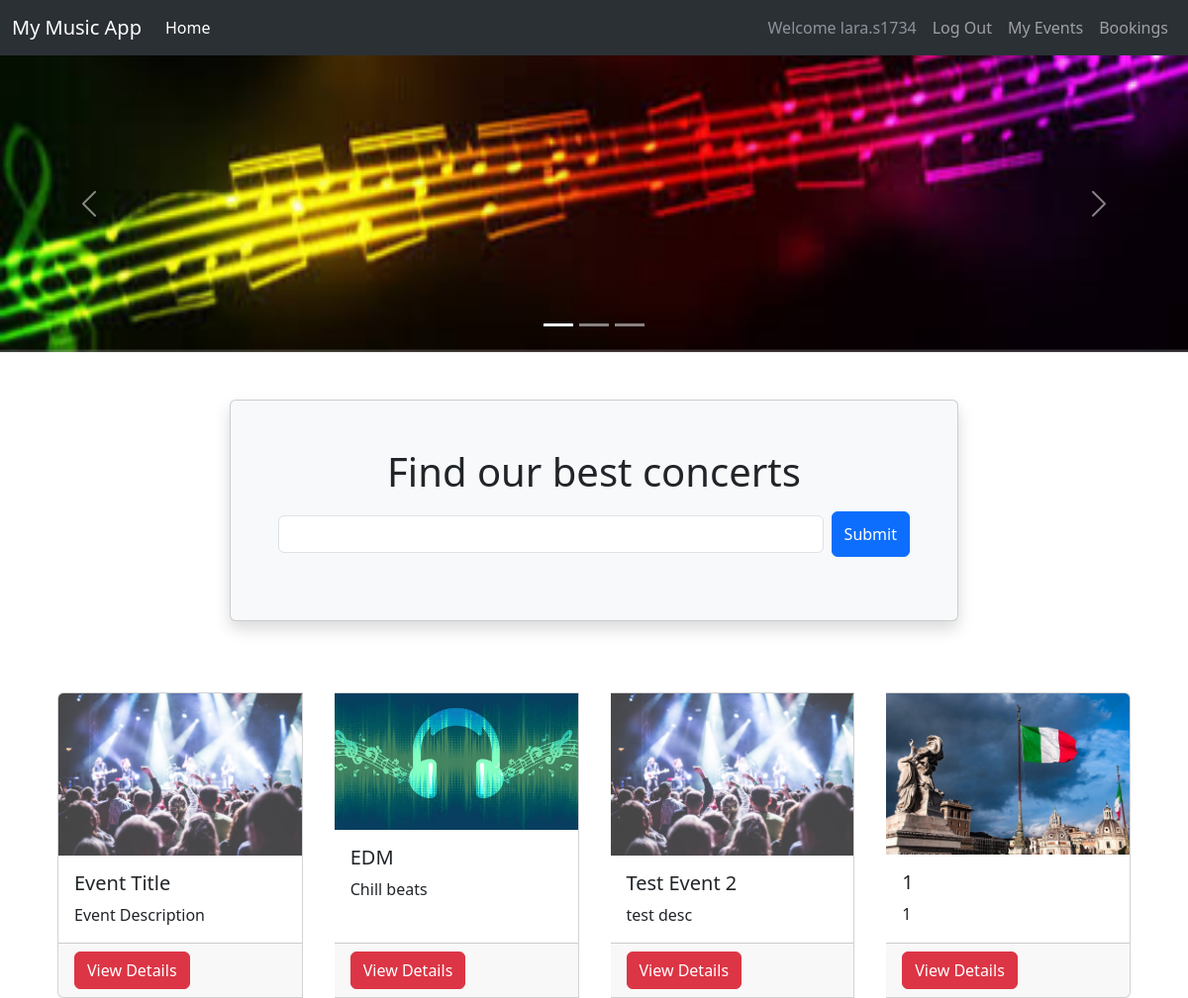
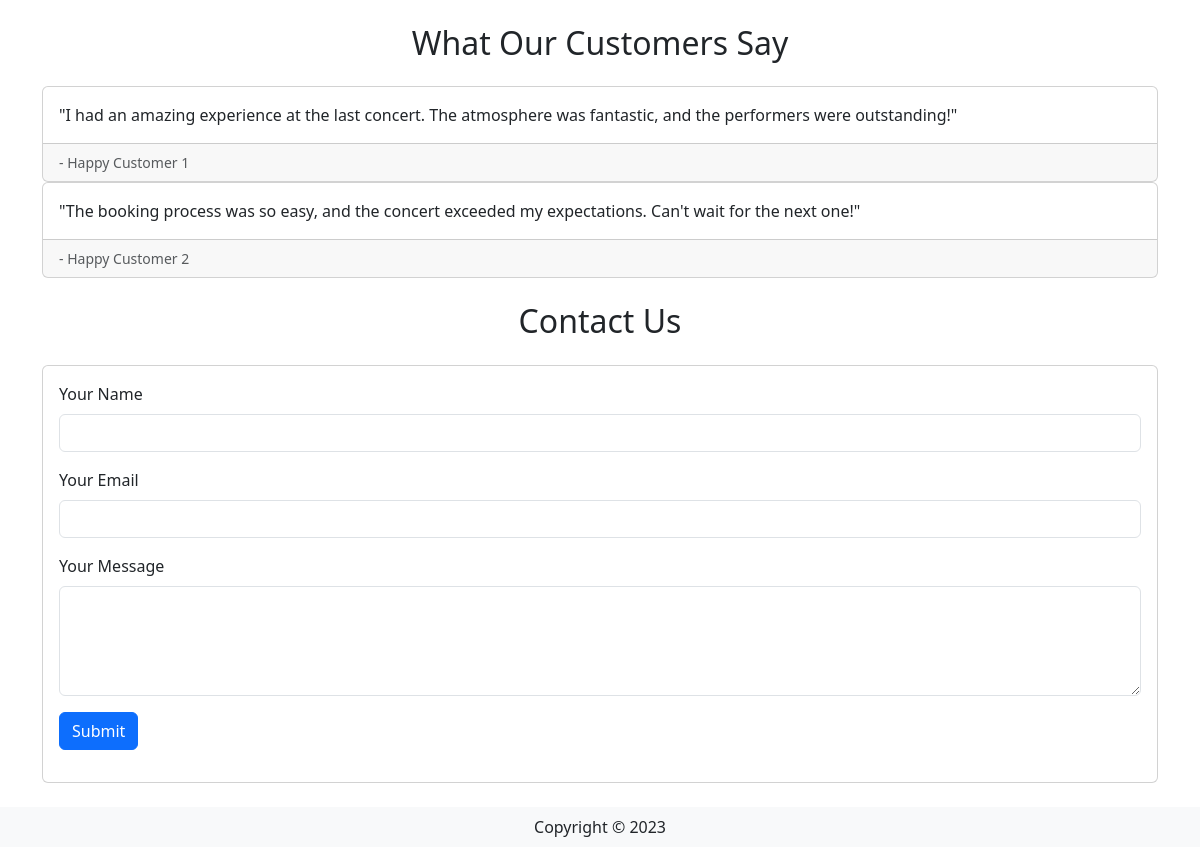
Screenshot of / (signed in) with the database file from the repository (2 pictures, top to bottom).
### website/models.py (models this page shows, shortened)
class User(db.Model,UserMixin):
    __tablename__ = 'User' # good practice to specify table name
    id = db.Column(db.Integer, primary_key=True)
    UserName = db.Column(db.String(100), index=True, unique=True, nullable=False)
    UserEmail = db.Column(db.String(100), index=True, nullable=False)
    UserPass_hash = db.Column(db.String(255), nullable=False)
    Phone_Num = db.Column(db.NUMERIC(20), nullable=False)
    Comments = db.relationship('Comment', backref='user')

class Concert(db.Model):
    __tablename__ = 'Event'
    id = db.Column(db.Integer, primary_key=True)
    EventName = db.Column(db.String(80))
    EventDesc = db.Column(db.String(200))
    EventImage = db.Column(db.String(400))
    EventDate = db.Column(db.String(100))
    EventLocation = db.Column(db.String(100))
    EventInfo = db.Column(db.String(200))
    EventPrice = db.Column(db.DECIMAL(9, 2))
    EventStatus = db.Column(db.String(20))
    EventTicketCount = db.Column(db.Integer)
    UserId = db.Column(db.Integer, db.ForeignKey('User.id'))
    userCreator = db.relationship('User', backref='events_created')
    EventTime = db.Column(db.String(100))
    Comments = db.relationship('Comment', backref='concert')

### website/views.py (the view)
@mainbp.route('/')
def index():
    concerts = db.session.scalars(db.select(Concert)).all()
    return render_template('index.html',concerts = concerts)

### website/templates/index.html (shortened to what this page needs)
{% extends 'base.html' %}
{% block header %}
<div id="carouselExampleIndicators" class="carousel slide" style="height: 300px;">
  <div class="carousel-indicators">
      <button type="button" data-bs-target="#carouselExampleIndicators" data-bs-slide-to="0"
          class="active" aria-current="true" aria-label="Slide 1"></button>
      <button type="button" data-bs-target="#carouselExampleIndicators" data-bs-slide-to="1"
          aria-label="Slide 2"></button>
      <button type="button" data-bs-target="#carouselExampleIndicators" data-bs-slide-to="2"
          aria-label="Slide 3"></button>
  </div>
  <div class="carousel-inner">
    <div class="carousel-item active">
        <a href="/"><img src="static/image/bar.jpg" class="d-block w-100 mx-auto" style="height: 100%; object-fit: cover;"></a>
    </div>
  </div>
  <button class="carousel-control-prev" type="button" data-bs-target="#carouselExampleIndicators"
    data-bs-slide="prev">
    <span class="carousel-control-prev-icon" aria-hidden="true"></span>
  </button>
  <button class="carousel-control-next" type="button" data-bs-target="#carouselExampleIndicators"
    data-bs-slide="next">
    <span class="carousel-control-next-icon" aria-hidden="true"></span>
  </button>
  </div>
<div class="container">
  <div class="row justify-content-center mt-5 pb-4">
     <div class="col-md-8">
        <div class="card shadow p-5 mb-5 bg-light">
           <h1 class="text-center mb-3">Find our best concerts</h1>
           <form class="form-inline d-flex flex-nowrap" action="{{ url_for('main.search') }}">
              <input type="text" name="search" class="form-control flex-grow-1 my-1 mr-sm-2" id="SearchForm">
              <button type="submit" class="flex-shrink-1 btn btn-primary ms-2">Submit</button>
           </form>
        </div>
     </div>
  </div>
</div>
{% endblock %}
{% block content %}
      <div class="container">
         <div class="card-group">
            {% for concert in concerts %}
            <div class="card mx-3">
              <img
                class="card-img-top"
                src="{{ concert.EventImage }}"
                alt="destination picture"
              />
              <div class="card-body">
                <h5 class="card-title">{{ concert.EventName }}</h5>
                <p class="card-text">{{ concert.EventDesc }}</p>
              </div>
              <div class="card-footer">
                <a
                  href="{{ url_for('concert.show', id=concert.id) }}"
                  class="btn btn-danger"
                >
                  View Details
                </a>
              </div>
            </div>
            {% endfor %}
          </div>
      </div>
      <section class="mt-4 mb-4">
        <div class="container">
            <h2 class="text-center mb-4">What Our Customers Say</h2>
            <div class="card-deck">
                <div class="card">
                    <div class="card-body">
                        <p class="card-text">"I had an amazing experience at the last concert. The atmosphere was fantastic,
                            and the performers were outstanding!"</p>
                    </div>
                    <div class="card-footer">
                        <small class="text-muted">- Happy Customer 1</small>
                    </div>
                </div>
                <div class="card">
                    <div class="card-body">
                        <p class="card-text">"The booking process was so easy, and the concert exceeded my expectations.
                            Can't wait for the next one!"</p>
                    </div>
                    <div class="card-footer">
                        <small class="text-muted">- Happy Customer 2</small>
                    </div>
                </div>
            </div>
        </div>
    </section>
    <section class="mt-4 mb-4">
        <div class="container">
            <h2 class="text-center mb-4">Contact Us</h2>
            <div class="card p-3">
                <form>
                    <div class="mb-3">
                        <label for="name" class="form-label">Your Name</label>
                        <input type="text" class="form-control" id="name" name="name" required>
                    </div>
                    <div class="mb-3">
                        <label for="email" class="form-label">Your Email</label>
                        <input type="email" class="form-control" id="email" name="email" required>
                    </div>
                    <div class="mb-3">
                        <label for="message" class="form-label">Your Message</label>
                        <textarea class="form-control" id="message" name="message" rows="4" required></textarea>
                    </div>
                    <button type="submit" class="btn btn-primary">Submit</button>
                </form>
            </div>
        </div>
    </section>
{% endblock %}

### website/templates/base.html (shortened to what this page needs)
<html>
  <head>
    <link
      href="https://cdn.jsdelivr.net/npm/bootstrap@5.3.0-alpha3/dist/css/bootstrap.min.css"
      rel="stylesheet"
    />
  </head>
  <body>
    <headerclass="bg-light border-bottom">
      <nav
        data-bs-theme="dark"
        class="navbar bg-primary navbar-expand-lg bg-body-tertiary"
      >
        <div class="container-fluid">
          <a class="navbar-brand" href="/">My Music App</a>
          <div class="collapse navbar-collapse" id="navbarSupportedContent">
            <ul class="navbar-nav me-auto mb-2 mb-lg-0">
              <li class="nav-item">
                <a class="nav-link active" aria-current="page" href="/">Home</a>
              </li>
            </ul>
            <div class="navbar-nav ml-auto">
              {% if current_user.is_authenticated %}
              <a class="nav-item nav-link disabled text-muted" href="#"
                >Welcome {{current_user.UserName}}</a
              >
              <a class="nav-item nav-link" href="{{ url_for('auth.logout') }}"
                >Log Out</a
              >
              {% endif %}
              <a class="nav-item nav-link" href="{{ url_for('events.events') }}">My Events</a>
              <a class="nav-item nav-link" href="{{ url_for('userbooking.userbookings') }}">Bookings</a>
            </div>
          </div>
        </div>
      </nav>
       {% block header %} {% endblock %}
    {% block content %} {% endblock %}
    <footer class="footer">
      <div class="text-center py-2 bg-light">
        <span class="text-dark">Copyright &copy; {{year}}</span>
      </div>
    </footer>
  </body>
</html>

### rows the page displays
User: UserName "lara.s1734"
Concert: EventImage (picture), EventName "Event Title", EventDesc "Event Description"
Concert: EventImage (picture), EventName "EDM", EventDesc "Chill beats"
Concert: EventImage (picture), EventName "Test Event 2", EventDesc "test desc"
Concert: EventImage (picture), EventName "1", EventDesc "1"
